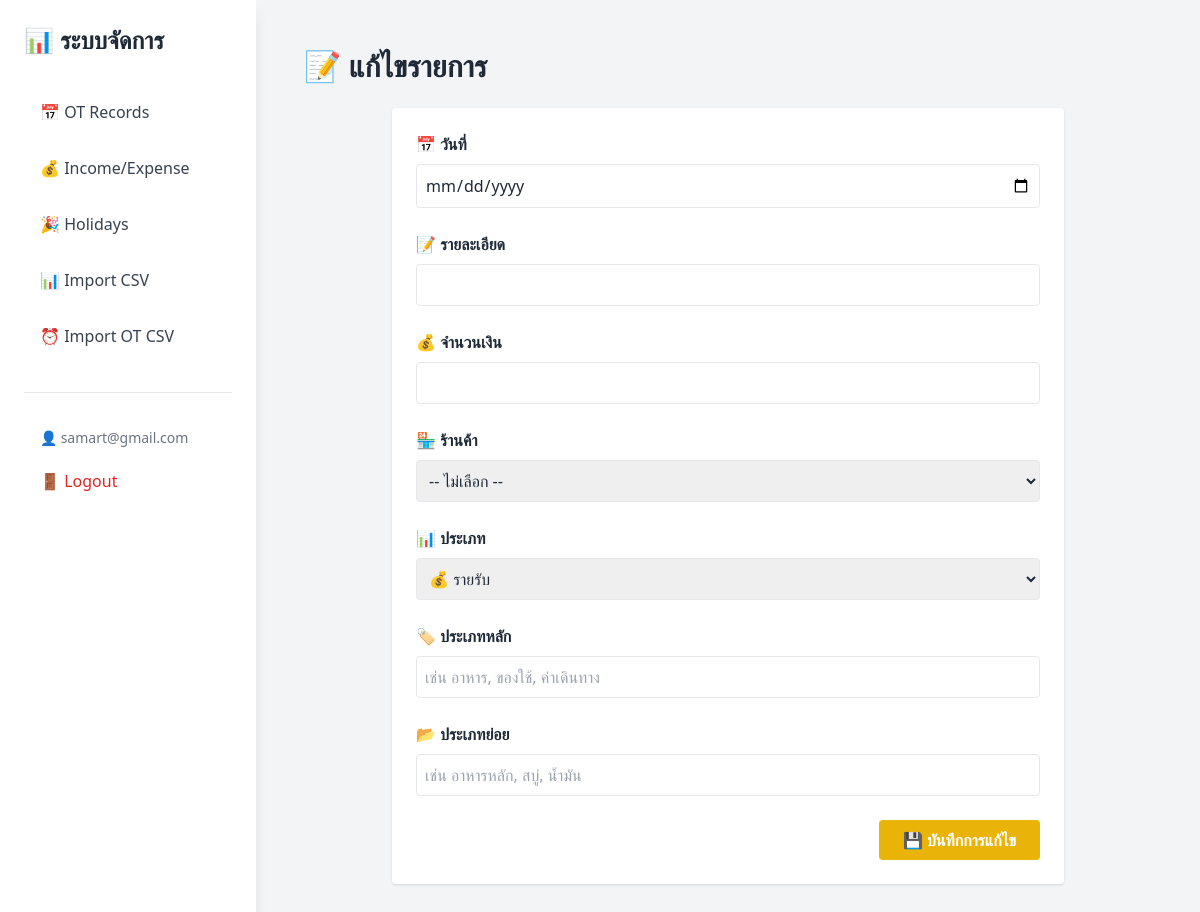
/edit-income-expense/7 (signed in), run on an earlier commit of the app's database.
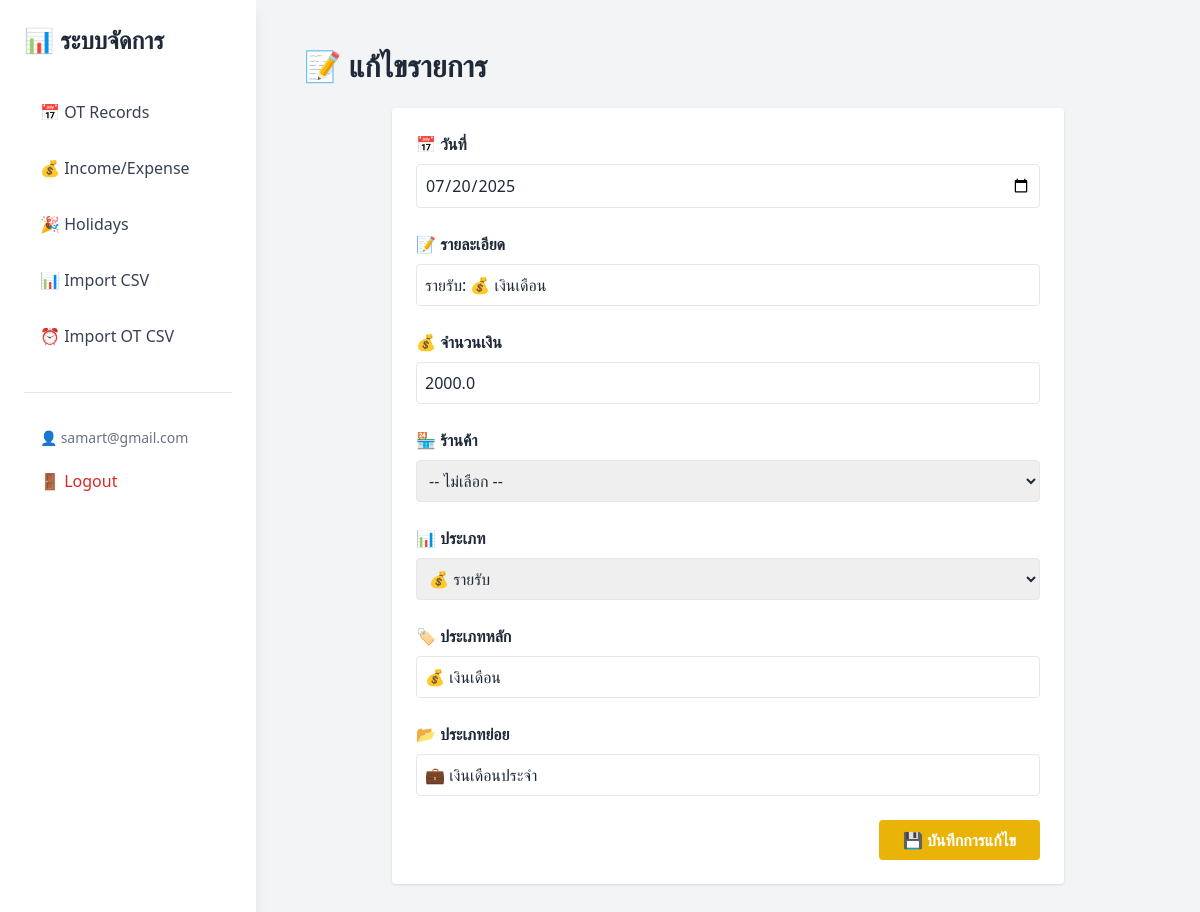
And on a later commit of the database.
### tables this page shows
CREATE TABLE income_expense
                 (
                     id
                     INTEGER
                     PRIMARY
                     KEY
                     AUTOINCREMENT,
                     user_id INTEGER NOT NULL,
                     date
                     TEXT,
                     description
                     TEXT,
                     amount
                     REAL,
                     category
                     TEXT,
                     vendor
                     TEXT, main_category TEXT, sub_category TEXT,
                     FOREIGN KEY (user_id) REFERENCES users (id)
                 );

### app.py (the view, shortened to what this page needs)
@app.route('/edit-income-expense/<int:id>', methods=['GET', 'POST'])
@login_required
def edit_income_expense(id):
    conn = get_db_connection()
    user_id = session['user_id']
    record = conn.execute('SELECT * FROM income_expense WHERE id=? AND user_id=?', (id, user_id)).fetchone()
    conn.close()
    return render_template('edit_income_expense.html', record=record)

### app.py (called while the page is built)
def login_required(f):
    @wraps(f)
    def decorated_function(*args, **kwargs):
        if 'user_id' not in session:
            return redirect(url_for('login'))
        return f(*args, **kwargs)
    return decorated_function

def get_db_connection():
    conn = sqlite3.connect(DB_FILE)
    conn.row_factory = sqlite3.Row
    return conn

### templates/edit_income_expense.html (shortened to what this page needs)
<!DOCTYPE html>
<html lang="th">
<head>
  <script src="{{ url_for('static', filename='js/tailwind.min.js') }}"></script>
</head>
<body class="bg-gray-100 p-4 sm:p-6 text-gray-800 min-h-screen">
    <div class="hidden lg:block fixed top-0 left-0 w-64 h-full bg-white shadow-lg">
        <div class="p-6">
            <h1 class="text-2xl font-bold text-gray-800 mb-8">📊 ระบบจัดการ</h1>
            <nav class="space-y-2">
                <a href="/index" class="block px-4 py-3 text-gray-700 hover:bg-gray-100 rounded-lg transition-colors">📅 OT Records</a>
                <a href="/income-expense" class="block px-4 py-3 text-gray-700 hover:bg-gray-100 rounded-lg transition-colors">💰 Income/Expense</a>
                <a href="/holidays" class="block px-4 py-3 text-gray-700 hover:bg-gray-100 rounded-lg transition-colors">🎉 Holidays</a>
                <a href="/import-csv" class="block px-4 py-3 text-gray-700 hover:bg-gray-100 rounded-lg transition-colors">📊 Import CSV</a>
                <a href="/import-ot-csv" class="block px-4 py-3 text-gray-700 hover:bg-gray-100 rounded-lg transition-colors">⏰ Import OT CSV</a>
            </nav>
            <div class="mt-8 pt-6 border-t">
                <div class="px-4 py-2">
                    <span class="text-sm text-gray-500">👤 {{ session.user_email }}</span>
                </div>
                <a href="/logout" class="block px-4 py-3 text-red-600 hover:bg-red-50 rounded-lg transition-colors">🚪 Logout</a>
            </div>
        </div>
    </div>
    <div class="lg:ml-64 pt-16 lg:pt-0">
        <div class="p-6">
            <h1 class="text-2xl sm:text-3xl font-bold mb-6 text-center sm:text-left">📝 แก้ไขรายการ</h1>
            <div class="max-w-2xl mx-auto">
    <form method="POST" class="bg-white p-4 sm:p-6 rounded shadow space-y-4 sm:space-y-6">
      <div>
        <label class="block font-semibold mb-2 text-sm sm:text-base">📅 วันที่</label>
        <input type="date" name="date" required value="{{ record['date'] }}"
               class="w-full border rounded p-3 sm:p-2 text-base focus:ring-2 focus:ring-blue-400">
      </div>
    <div>
        <label class="block font-semibold mb-2 text-sm sm:text-base">📝 รายละเอียด</label>
        <input type="text" name="description" required value="{{ record['description'] }}"
               class="w-full border rounded p-3 sm:p-2 text-base focus:ring-2 focus:ring-blue-400">
    </div>
    <div>
        <label class="block font-semibold mb-2 text-sm sm:text-base">💰 จำนวนเงิน</label>
        <input type="number" step="0.01" name="amount" required value="{{ record['amount'] }}"
               class="w-full border rounded p-3 sm:p-2 text-base focus:ring-2 focus:ring-blue-400">
    </div>
    <div>
        <label class="block font-semibold mb-2 text-sm sm:text-base">🏪 ร้านค้า</label>
        <select name="vendor" class="w-full border rounded p-3 sm:p-2 text-base focus:ring-2 focus:ring-blue-400">
    <option value="">-- ไม่เลือก --</option>
  </select>
    </div>
    <div>
        <label class="block font-semibold mb-2 text-sm sm:text-base">📊 ประเภท</label>
        <select name="category" required class="w-full border rounded p-3 sm:p-2 text-base focus:ring-2 focus:ring-blue-400">
          <option value="income" {% if record['category'] == 'income' %}selected{% endif %}>💰 รายรับ</option>
      </select>
    </div>
    <div>
        <label class="block font-semibold mb-2 text-sm sm:text-base">🏷️ ประเภทหลัก</label>
        <input type="text" name="main_category" value="{{ record['main_category'] or '' }}"
               class="w-full border rounded p-3 sm:p-2 text-base focus:ring-2 focus:ring-blue-400"
               placeholder="เช่น อาหาร, ของใช้, ค่าเดินทาง">
    </div>
    <div>
        <label class="block font-semibold mb-2 text-sm sm:text-base">📂 ประเภทย่อย</label>
        <input type="text" name="sub_category" value="{{ record['sub_category'] or '' }}"
               class="w-full border rounded p-3 sm:p-2 text-base focus:ring-2 focus:ring-blue-400"
               placeholder="เช่น อาหารหลัก, สบู่, น้ำมัน">
    </div>
      <div class="flex justify-center sm:justify-end">
        <button type="submit"
                class="w-full sm:w-auto bg-yellow-500 hover:bg-yellow-600 text-white font-semibold px-6 py-3 sm:py-2 rounded text-base">
        💾 บันทึกการแก้ไข
      </button>
    </div>
            </form>
        </div>
    </div>
</body>
</html>

What changed in the data, as far as the page shows it:
added income_expense: date "07/20/2025", description "รายรับ: 💰 เงินเดือน", amount "2000.0", category "💰 รายรับ", main_category "💰 เงินเดือน", sub_category "💼 เงินเดือนประจำ"
Also different on the page:
form field category: "💰 รายรับ" → (not shown)
